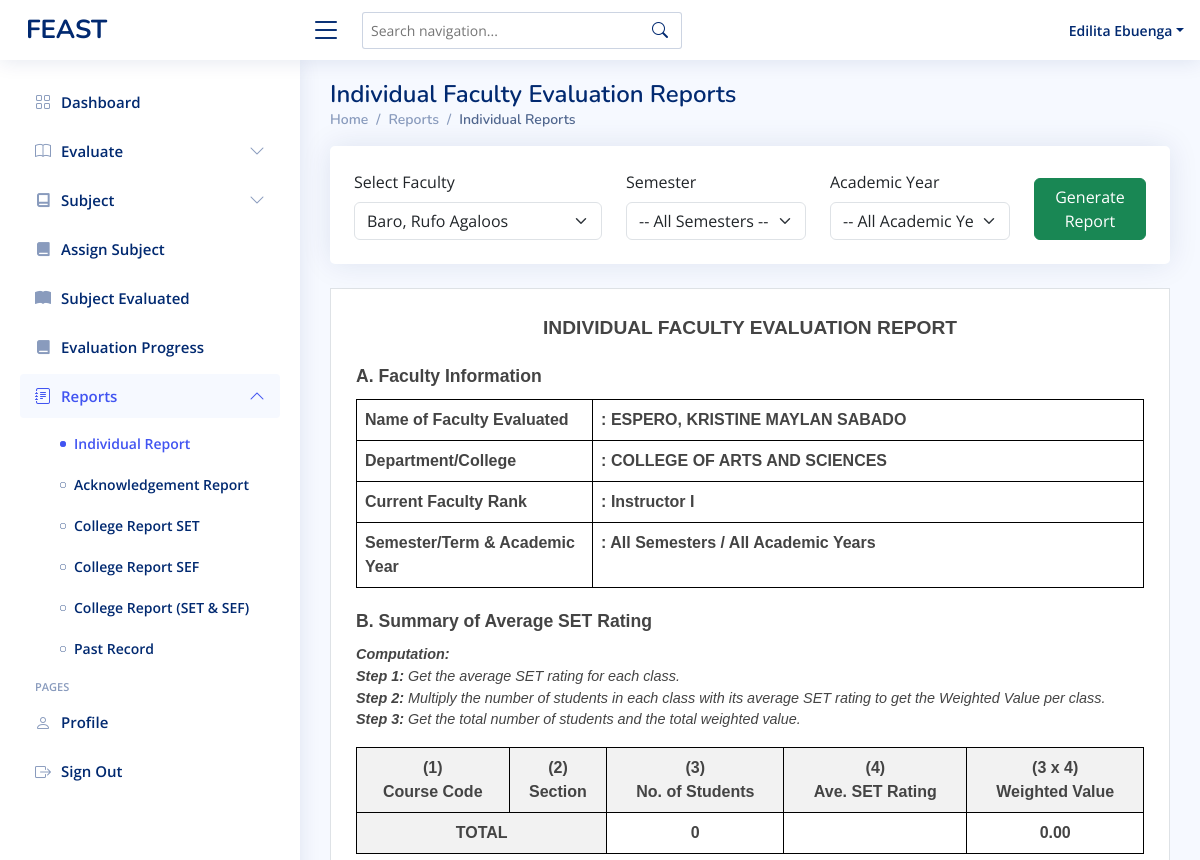
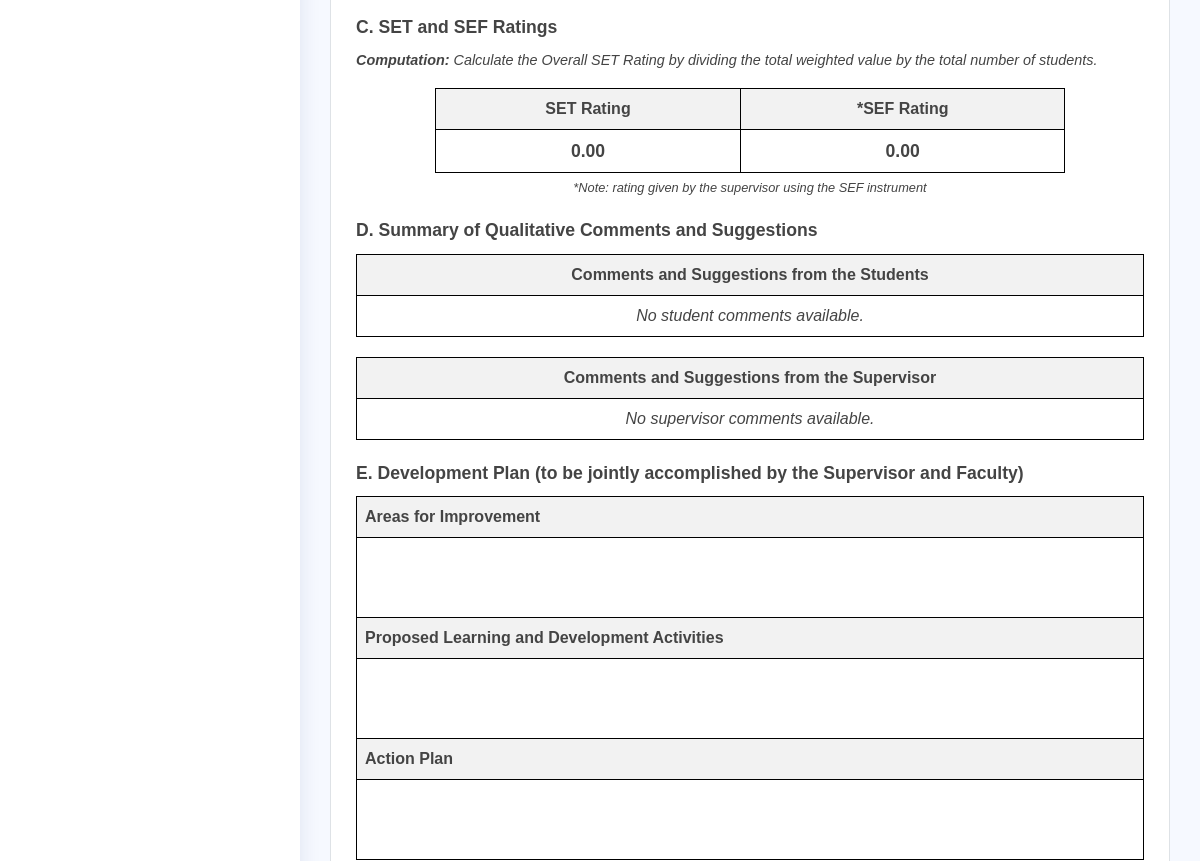
The app's page /admin-individualreport.php?faculty_id=00421 (signed in, upper part), older data (2 pictures, top to bottom).
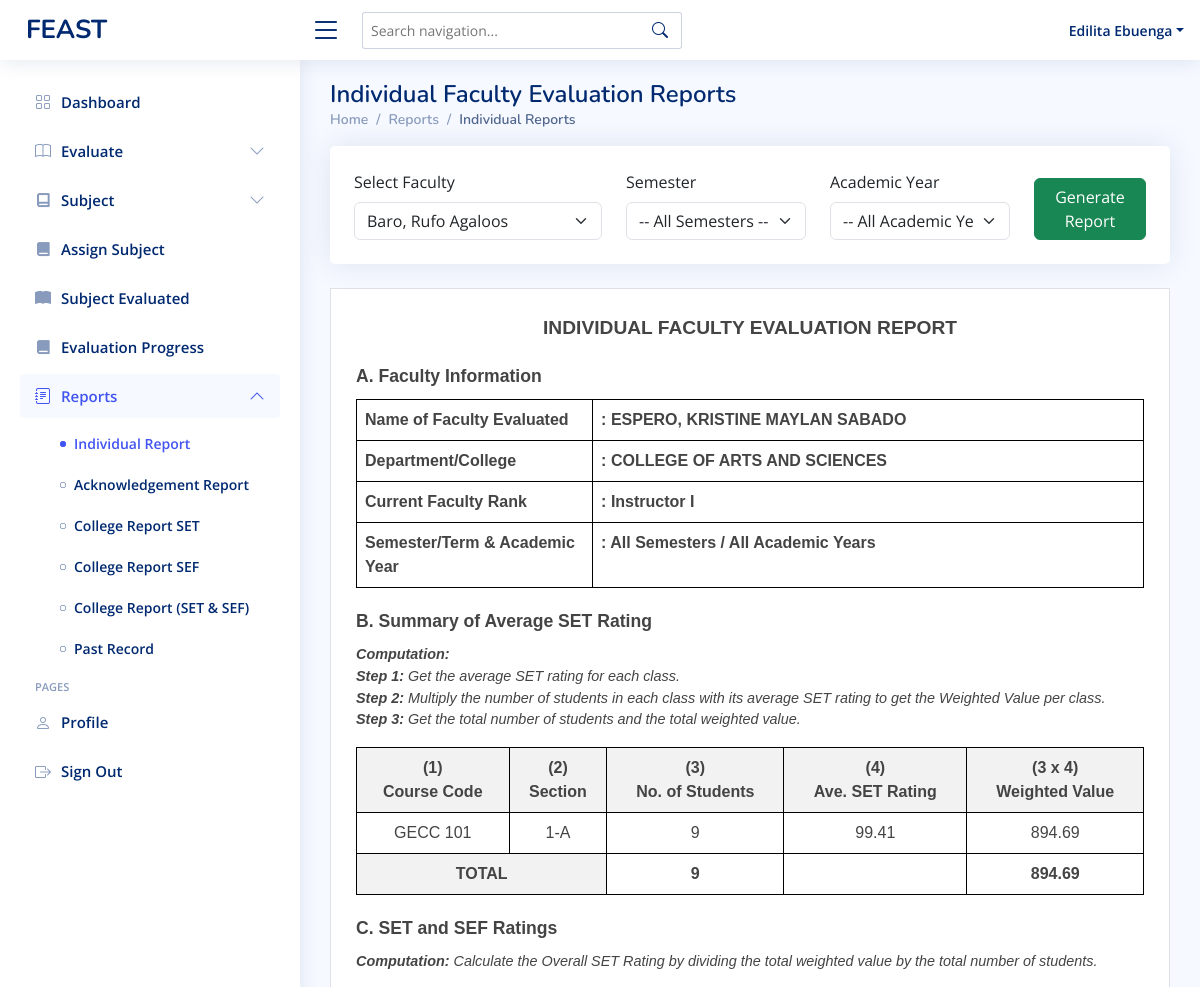
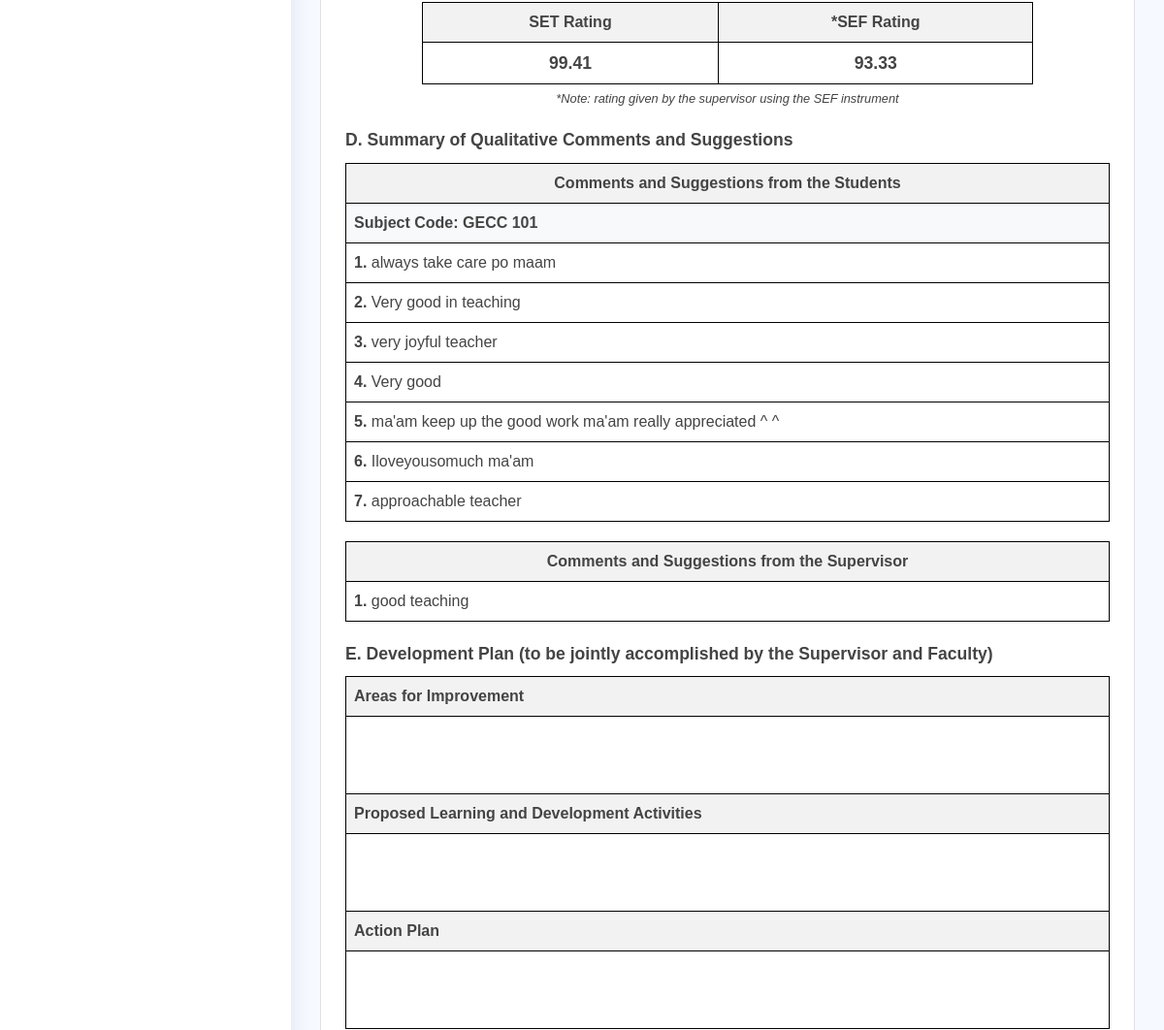
The same page, newer data (2 pictures, top to bottom).
### tables this page shows
CREATE TABLE `admin_evaluation` (
  `id` int(11) NOT NULL,
  `evaluator_id` varchar(50) NOT NULL,
  `evaluatee_id` varchar(50) NOT NULL,
  `evaluator_position` varchar(50) NOT NULL,
  `academic_year` varchar(20) NOT NULL,
  `semester` enum('1st Semester','2nd Semester','Summer') NOT NULL,
  `total_score` int(11) NOT NULL,
  `computed_rating` decimal(5,2) NOT NULL,
  `comments` text DEFAULT NULL,
  `department` varchar(255) DEFAULT NULL,
  `evaluation_date` datetime DEFAULT current_timestamp()
);

### admin-individualreport.php (the view, shortened to what the changed rows need)
<?php
include 'conn/conn.php';
$selected_faculty_id = $_GET['faculty_id'] ?? '';
$selected_semester = $_GET['semester'] ?? '';
$selected_academic_year = $_GET['academic_year'] ?? '';
?>
<!DOCTYPE html>
<html lang="en">
<head>
  <?php include 'head.php' ?>
</head>
<body>
  <main id="main" class="main">
    <div class="pagetitle no-print">
      <h1>Individual Faculty Evaluation Reports</h1>
    </div>
    <?php if (!empty($selected_faculty_id)): ?>
      <?php
      $stmt = $conn->prepare("SELECT last_name, first_name, mid_name, department, faculty_rank FROM faculty WHERE idnumber = ?");
      $stmt->bind_param("s", $selected_faculty_id);
      $stmt->execute();
      $stmt->bind_result($lname, $fname, $mname, $department, $faculty_rank);
      $faculty_name = strtoupper("$lname, $fname $mname");
      $params_types = "s";
      $params_values = [$selected_faculty_id];
      $eval_where_clauses = ["faculty_id = ?"];
      $admin_eval_where_clauses = ["evaluatee_id = ?"];
      $eval_where_sql = implode(' AND ', $eval_where_clauses);
      $admin_eval_where_sql = implode(' AND ', $admin_eval_where_clauses);
      $term_display = ($selected_semester ?: "All Semesters") . " / " . ($selected_academic_year ?: "All Academic Years");
      $set_summary_query = "
                SELECT e.subject_code, TRIM(e.student_section) AS student_section,
                       COUNT(*) AS num_students, ROUND(AVG(e.computed_rating), 2) AS avg_rating
                FROM evaluation e WHERE {$eval_where_sql}
                GROUP BY e.subject_code, TRIM(e.student_section) ORDER BY e.subject_code";
      $stmt_set = $conn->prepare($set_summary_query);
      $stmt_set->bind_param($params_types, ...$params_values);
      $stmt_set->execute();
      $result_set = $stmt_set->get_result();
      $total_students = 0;
      $total_weighted_value = 0;
      while ($row = $result_set->fetch_assoc()) {
        $total_students += $row['num_students'];
        $total_weighted_value += $row['num_students'] * $row['avg_rating'];
      }
      $overall_set = $total_students ? number_format($total_weighted_value / $total_students, 2) : '0.00';
      mysqli_data_seek($result_set, 0);
      $sef_query = "SELECT AVG(computed_rating) as sef_rating FROM admin_evaluation WHERE {$admin_eval_where_sql}";
      $stmt_sef = $conn->prepare($sef_query);
      $stmt_sef->bind_param($params_types, ...$params_values);
      $stmt_sef->execute();
      $sef_result = $stmt_sef->get_result()->fetch_assoc();
      $sef_rating = number_format($sef_result['sef_rating'] ?? 0, 2);
      $comments_query = " SELECT subject_code, comment
                          FROM evaluation
                          WHERE {$eval_where_sql}
                            AND comment IS NOT NULL
                            AND TRIM(comment) <> ''
                          ORDER BY subject_code ASC, created_at ASC";
      $stmt_comments = $conn->prepare($comments_query);
      $stmt_comments->bind_param($params_types, ...$params_values);
      $stmt_comments->execute();
      $comments_q = $stmt_comments->get_result();
      $grouped_comments = [];
      while ($row = $comments_q->fetch_assoc()) {
        $subj = $row['subject_code'];
        if (!isset($grouped_comments[$subj])) {
          $grouped_comments[$subj] = [];
        }
        $grouped_comments[$subj][] = $row['comment'];
      }
      $sup_comments_query = "SELECT comments FROM admin_evaluation WHERE {$admin_eval_where_sql} AND comments IS NOT NULL AND TRIM(comments) <> '' LIMIT 5";
      $stmt_sup_comments = $conn->prepare($sup_comments_query);
      $stmt_sup_comments->bind_param($params_types, ...$params_values);
      $stmt_sup_comments->execute();
      $sup_comments_q = $stmt_sup_comments->get_result();
      ?>
      <div class="report-container">
        <div class="report-header">INDIVIDUAL FACULTY EVALUATION REPORT</div>
        <div class="section-title">A. Faculty Information</div>
        <table class="report-table info-table">
          <tr>
            <th>Name of Faculty Evaluated</th>
            <td>: <?= htmlspecialchars($faculty_name) ?></td>
          </tr>
          <tr>
            <th>Department/College</th>
            <td>: <?= htmlspecialchars($department) ?></td>
          </tr>
          <tr>
            <th>Current Faculty Rank</th>
            <td>: <?= htmlspecialchars($faculty_rank) ?></td>
          </tr>
          <tr>
            <th>Semester/Term & Academic Year</th>
            <td>: <?= htmlspecialchars($term_display) ?></td>
          </tr>
        </table>
        <div class="section-title">B. Summary of Average SET Rating</div>
        <p style="font-size: 0.9em; font-style: italic;">
          <b>Computation:</b><br>
          <b>Step 1:</b> Get the average SET rating for each class.<br>
          <b>Step 2:</b> Multiply the number of students in each class with its average SET rating to get the Weighted Value per class.<br>
          <b>Step 3:</b> Get the total number of students and the total weighted value.
        </p>
        <table class="report-table summary-table">
          <thead>
            <tr>
              <th>(1)<br>Course Code</th>
              <th>(2)<br>Section</th>
              <th>(3)<br>No. of Students</th>
              <th>(4)<br>Ave. SET Rating</th>
              <th>(3 x 4)<br>Weighted Value</th>
            </tr>
          </thead>
          <tbody>
            <?php while ($row = $result_set->fetch_assoc()): ?>
              <tr>
                <td><?= htmlspecialchars($row['subject_code']) ?></td>
                <td><?= htmlspecialchars($row['student_section']) ?></td>
                <td><?= $row['num_students'] ?></td>
                <td><?= number_format($row['avg_rating'], 2) ?></td>
                <td><?= number_format($row['num_students'] * $row['avg_rating'], 2) ?></td>
              </tr>
            <?php endwhile; ?>
            <tr class="total-row">
              <th colspan="2">TOTAL</th>
              <td><?= $total_students ?></td>
              <td></td>
              <td><?= number_format($total_weighted_value, 2) ?></td>
            </tr>
          </tbody>
        </table>
        <div class="section-title">C. SET and SEF Ratings</div>
        <p style="font-size: 0.9em; font-style: italic;">
          <b>Computation:</b> Calculate the Overall SET Rating by dividing the total weighted value by the total number of students.
        </p>
        <table class="report-table summary-table" style="width: 80%; margin: auto;">
          <thead>
            <tr>
              <th>SET Rating</th>
              <th>*SEF Rating</th>
            </tr>
          </thead>
          <tbody>
            <tr>
              <td style="font-size: 1.1em; font-weight: bold;"><?= $overall_set ?></td>
              <td style="font-size: 1.1em; font-weight: bold;"><?= $sef_rating ?></td>
            </tr>
          </tbody>
        </table>
        <p style="font-size: 0.8em; margin-top: 5px; text-align: center;"><i>*Note: rating given by the supervisor using the SEF instrument</i></p>
        <div class="section-title">D. Summary of Qualitative Comments and Suggestions</div>
        <table class="report-table comment-table">
          <thead>
            <tr>
              <th>Comments and Suggestions from the Students</th>
            </tr>
          </thead>
          <tbody>
            <?php if (empty($grouped_comments)): ?>
              <tr>
                <td style="text-align: center; font-style: italic;">
                  No student comments available.
                </td>
              </tr>
            <?php else: ?>
              <?php foreach ($grouped_comments as $subject_code => $comments): ?>
                <tr>
                  <td style="background: #f8f9fa; font-weight: bold; font-size: 1rem;">Subject Code:
                    <?= htmlspecialchars($subject_code) ?>
                  </td>
                </tr>
                <?php
                $count = 1;
                foreach ($comments as $comment):
                ?>
                  <tr>
                    <td style="text-align: left;">
                      <b><?= $count++ ?>.</b> <?= htmlspecialchars($comment) ?>
                    </td>
                  </tr>
                <?php endforeach; ?>
              <?php endforeach; ?>
            <?php endif; ?>
          </tbody>
        </table>
        <table class="report-table comment-table" style="margin-top: 20px;">
          <thead>
            <tr>
              <th>Comments and Suggestions from the Supervisor</th>
            </tr>
          </thead>
          <tbody>
            <?php
            $sup_comment_count = 0;
            while ($row = $sup_comments_q->fetch_assoc()) {
              echo "<tr><td style='text-align: left;'><b>" . (++$sup_comment_count) . ".</b> " . htmlspecialchars($row['comments']) . "</td></tr>";
            }
            if ($sup_comment_count == 0) {
              echo "<tr><td style='text-align: center; font-style: italic;'>No supervisor comments available.</td></tr>";
            }
            ?>
          </tbody>
        </table>
        <div class="section-title">E. Development Plan (to be jointly accomplished by the Supervisor and Faculty)</div>
        <table class="report-table dev-plan-table">
          <tr>
            <th>Areas for Improvement</th>
          </tr>
          <tr>
            <td></td>
          </tr>
          <tr>
            <th>Proposed Learning and Development Activities</th>
          </tr>
          <tr>
            <td></td>
          </tr>
          <tr>
            <th>Action Plan</th>
          </tr>
          <tr>
            <td></td>
          </tr>
        </table>
      </div><?php endif; ?>
  </main>
</body>
</html>

Row changes from the older to the newer data that the page shows:
added admin_evaluation: comments "good teaching"
Text that changed along with them:
$total_students: "0" → "9"
$total_weighted_value: "0.00" → "894.69"
$overall_set: "0.00" → "99.41"
$sef_rating: "0.00" → "93.33"
new list line: "GECC 101 1-A 9 99.41 894.69"
new list line: "Subject Code: GECC 101 1 . always take care po maam 2 . Very good in teaching 3 . very joyful teacher 4 . Very good 5 . ma'am keep up the good work ma'am really appreciated ^ ^ 6 . Iloveyousomuch ma'am 7 . approachable teacher"
text no longer shown: "No student comments available. No supervisor comments available."
